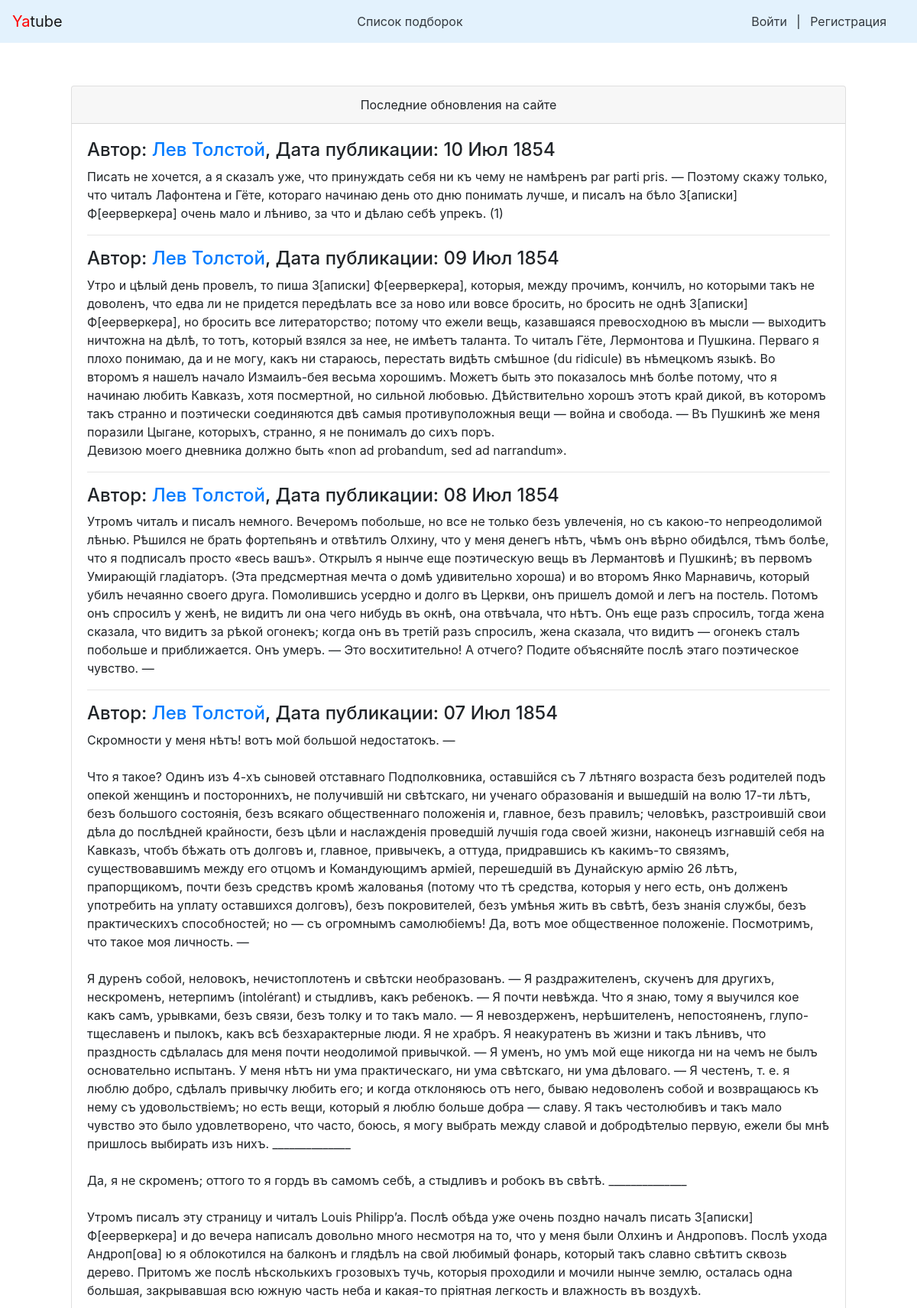
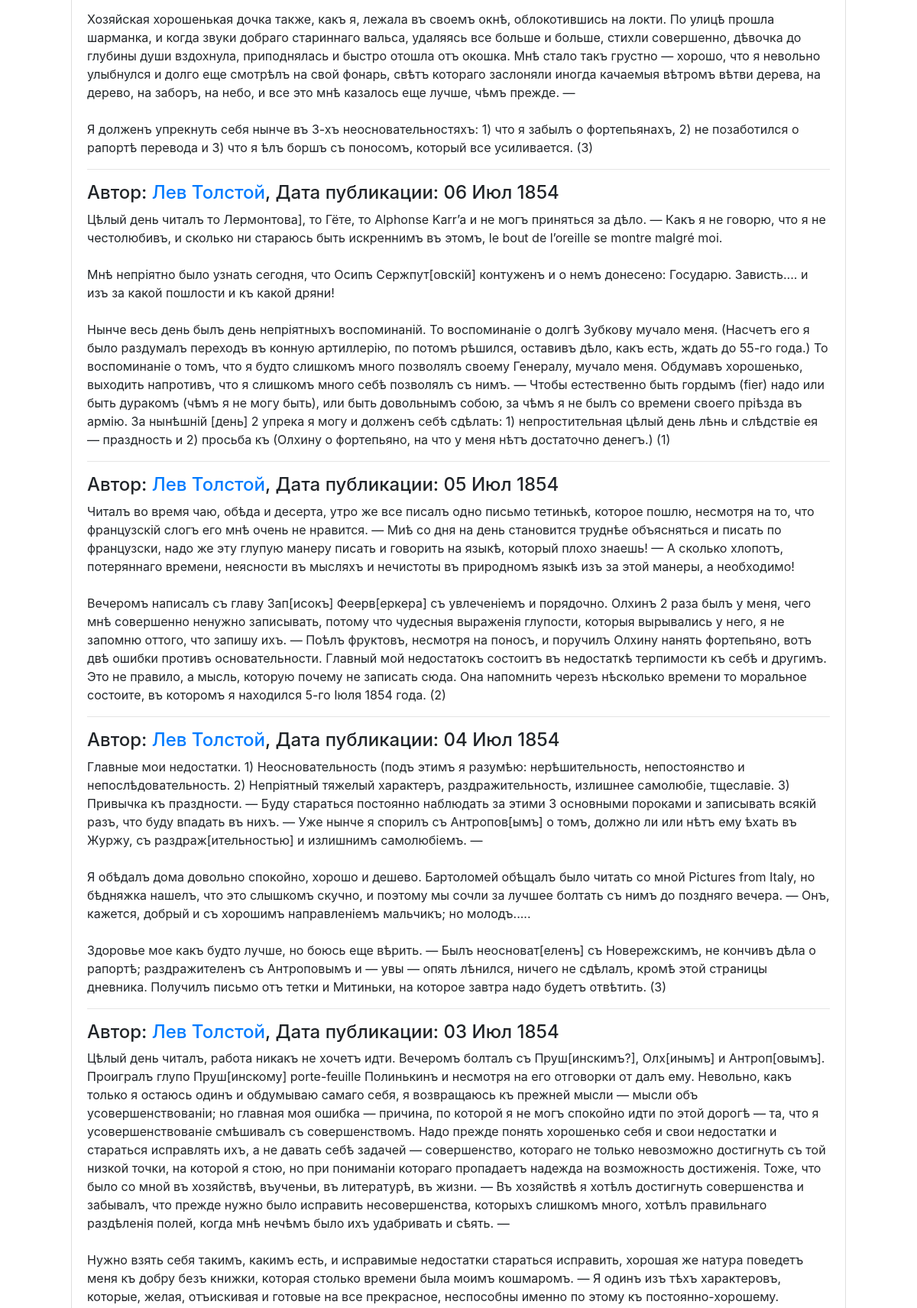
/?page=3 (upper part), run on the app's committed database (2 pictures, top to bottom).
### posts/models.py (models this page shows, shortened)
class Post(models.Model):
    text = models.TextField(
        verbose_name='Текст записи'
    )
    pub_date = models.DateTimeField(
        verbose_name='Дата публикации',
        auto_now_add=True
    )
    author = models.ForeignKey(
        User, on_delete=models.CASCADE,
        related_name='posts', verbose_name='Автор'
    )
    group = models.ForeignKey(
        Group, on_delete=models.SET_NULL, blank=True, null=True,
        related_name='posts', verbose_name='Подборка записей'
    )
    class Meta:
        ordering = ('-pub_date',)
        verbose_name = 'Запись'
        verbose_name_plural = 'Записи'

### posts/views.py (the view)
# urls.py: path('', views.index, name='index'),
def index(request):
    post_list = Post.objects.all()
    page = pagination(request, post_list)
    return render(
        request,
        'posts/index.html',
        {'page': page},
    )

### posts/views.py (called while the page is built)
def pagination(request, objects):
    paginator = Paginator(objects, settings.PAGINATOR_DEFAULT_SIZE)
    page_number = request.GET.get('page')
    page = paginator.get_page(page_number)
    return page

### yatube/context_processors.py (called while the page is built)
def current_year(request):
    return {
        'year': dt.date.today().year,
    }

### posts/templates/posts/index.html (shortened to what this page needs)
{% extends "base.html" %}
{% block content %}
  <div class="row justify-content-center">
    <div class="col-md-12 p-5">
      <div class="card">
      <div class="card-header text-md-center">Последние обновления на сайте</div>
        <div class="card-body">
          {% for post in page %}
            <div>
              <h4>
                Автор:
                Дата публикации: {{ post.pub_date|date:"d M Y" }}
              </h4>
            </div>
            <p>{{ post.text|linebreaksbr }}</p>
            {% if not forloop.last %}
              <hr>
            {% endif %}
          {% endfor %}
        </div>
      </div>
    </div>
  </div>
{% endblock %}

### data on the page
Post: author.last_name "Лев Толстой ,", pub_date "10 Июл 1854", text "Писать не хочется, а я сказалъ уже, что принуждать себя ни къ чему не намѣренъ par parti pris. — Поэтому скажу только, что читалъ Лафонтена и Гёте, котораго начинаю день ото дню понимать лучше, и писалъ на бѣло З[аписки] Ф[еерверкера] очень мало и лѣниво, за что и дѣлаю себѣ упрекъ. (1)"
Post: author.last_name "Лев Толстой ,", pub_date "09 Июл 1854", text "Утро и цѣлый день провелъ, то пиша З[аписки] Ф[еерверкера], которыя, между прочимъ, кончилъ, но которыми такъ не доволенъ, что едва ли не придется передѣлать все за ново или вовсе бросить, но бросить не однѣ З[аписки] Ф[еерверкера], но бросить все литераторство; потому что ежели вещь, казавшаяся превосходною въ мысли — выходитъ ничтожна на дѣлѣ, то тотъ, который взялся за нее, не имѣетъ таланта. То читалъ Гёте, Лермонтова и Пушкина. Перваго я плохо понимаю, да и не могу, какъ ни стараюсь, перестать видѣть смѣшное (du ridicule) въ нѣмецкомъ языкѣ. Во второмъ я нашелъ начало Измаилъ-бея весьма хорошимъ. Можетъ быть это показалось мнѣ болѣе потому, что я начинаю любить Кавказъ, хотя…"
Post: author.last_name "Лев Толстой ,", pub_date "08 Июл 1854", text "Утромъ читалъ и писалъ немного. Вечеромъ побольше, но все не только безъ увлеченія, но съ какою-то непреодолимой лѣнью. Рѣшился не брать фортепьянъ и отвѣтилъ Олхину, что у меня денегъ нѣтъ, чѣмъ онъ вѣрно обидѣлся, тѣмъ болѣе, что я подписалъ просто «весь вашъ». Открылъ я нынче еще поэтическую вещь въ Лермантовѣ и Пушкинѣ; въ первомъ Умирающій гладіаторъ. (Эта предсмертная мечта о домѣ удивительно хороша) и во второмъ Янко Марнавичь, который убилъ нечаянно своего друга. Помолившись усердно и долго въ Церкви, онъ пришелъ домой и легъ на постель. Потомъ онъ спросилъ у женѣ, не видитъ ли она чего нибудь въ окнѣ, она отвѣчала, что нѣтъ. Онъ еще разъ спросилъ, тогда жена сказала, что видитъ за…"
Post: author.last_name "Лев Толстой ,", pub_date "07 Июл 1854", text "Скромности у меня нѣтъ! вотъ мой большой недостатокъ. — Что я такое? Одинъ изъ 4-хъ сыновей отставнаго Подполковника, оставшійся съ 7 лѣтняго возраста безъ родителей подъ опекой женщинъ и постороннихъ, не получившій ни свѣтскаго, ни ученаго образованія и вышедшій на волю 17-ти лѣтъ, безъ большого состоянія, безъ всякаго общественнаго положенія и, главное, безъ правилъ; человѣкъ, разстроившій свои дѣла до послѣдней крайности, безъ цѣли и наслажденія проведшій лучшія года своей жизни, наконецъ изгнавшій себя на Кавказъ, чтобъ бѣжать отъ долговъ и, главное, привычекъ, а оттуда, придравшись къ какимъ-то связямъ, существовавшимъ между его отцомъ и Командующимъ арміей, перешедшій въ Дунайскую…"
Post: author.last_name "Лев Толстой ,", pub_date "06 Июл 1854", text "Цѣлый день читалъ то Лермонтова], то Гёте, то Alphonse Karr’a и не могъ приняться за дѣло. — Какъ я не говорю, что я не честолюбивъ, и сколько ни стараюсь быть искреннимъ въ этомъ, le bout de l’oreille se montre malgré moi. Мнѣ непріятно было узнать сегодня, что Осипъ Сержпут[овскій] контуженъ и о немъ донесено: Государю. Зависть.... и изъ за какой пошлости и къ какой дряни! Нынче весь день былъ день непріятныхъ воспоминаній. То воспоминаніе о долгѣ Зубкову мучало меня. (Насчетъ его я было раздумалъ переходъ въ конную артиллерію, по потомъ рѣшился, оставивъ дѣло, какъ есть, ждать до 55-го года.) То воспоминаніе о томъ, что я будто слишкомъ много позволялъ своему Генералу, мучало меня.…"
Post: author.last_name "Лев Толстой ,", pub_date "05 Июл 1854", text "Читалъ во время чаю, обѣда и десерта, утро же все писалъ одно письмо тетинькѣ, которое пошлю, несмотря на то, что французскій слогъ его мнѣ очень не нравится. — Миѣ со дня на день становится труднѣе объясняться и писать по французски, надо же эту глупую манеру писать и говорить на языкѣ, который плохо знаешь! — А сколько хлопотъ, потеряннаго времени, неясности въ мысляхъ и нечистоты въ природномъ языкѣ изъ за этой манеры, а необходимо! Вечеромъ написалъ съ главу Зап[исокъ] Феерв[еркера] съ увлеченіемъ и порядочно. Олхинъ 2 раза былъ у меня, чего мнѣ совершенно ненужно записывать, потому что чудесныя выраженія глупости, которыя вырывались у него, я не запомню оттого, что запишу ихъ. — Поѣлъ…"
Post: author.last_name "Лев Толстой ,", pub_date "04 Июл 1854", text "Главные мои недостатки. 1) Неосновательность (подъ этимъ я разумѣю: нерѣшительность, непостоянство и непослѣдовательность. 2) Непріятный тяжелый характеръ, раздражительность, излишнее самолюбіе, тщеславіе. 3) Привычка къ праздности. — Буду стараться постоянно наблюдать за этими 3 основными пороками и записывать всякій разъ, что буду впадать въ нихъ. — Уже нынче я спорилъ съ Антропов[ымъ] о томъ, должно ли или нѣтъ ему ѣхать въ Журжу, съ раздраж[ительностью] и излишнимъ самолюбіемъ. — Я обѣдалъ дома довольно спокойно, хорошо и дешево. Бартоломей обѣщалъ было читать со мной Pictures from Italy, но бѣдняжка нашелъ, что это слышкомъ скучно, и поэтому мы сочли за лучшее болтать съ нимъ до…"
Post: author.last_name "Лев Толстой ,", pub_date "03 Июл 1854", text "Цѣлый день читалъ, работа никакъ не хочетъ идти. Вечеромъ болталъ съ Пруш[инскимъ?], Олх[инымъ] и Антроп[овымъ]. Проигралъ глупо Пруш[инскому] porte-feuille Полинькинъ и несмотря на его отговорки от далъ ему. Невольно, какъ только я остаюсь одинъ и обдумываю самаго себя, я возвращаюсь къ прежней мысли — мысли объ усовершенствованіи; но главная моя ошибка — причина, по которой я не могъ спокойно идти по этой дорогѣ — та, что я усовершенствованіе смѣшивалъ съ совершенствомъ. Надо прежде понять хорошенько себя и свои недостатки и стараться исправлять ихъ, а не давать себѣ задачей — совершенство, котораго не только невозможно достигнуть съ той низкой точки, на которой я стою, но при пониманіи…"
